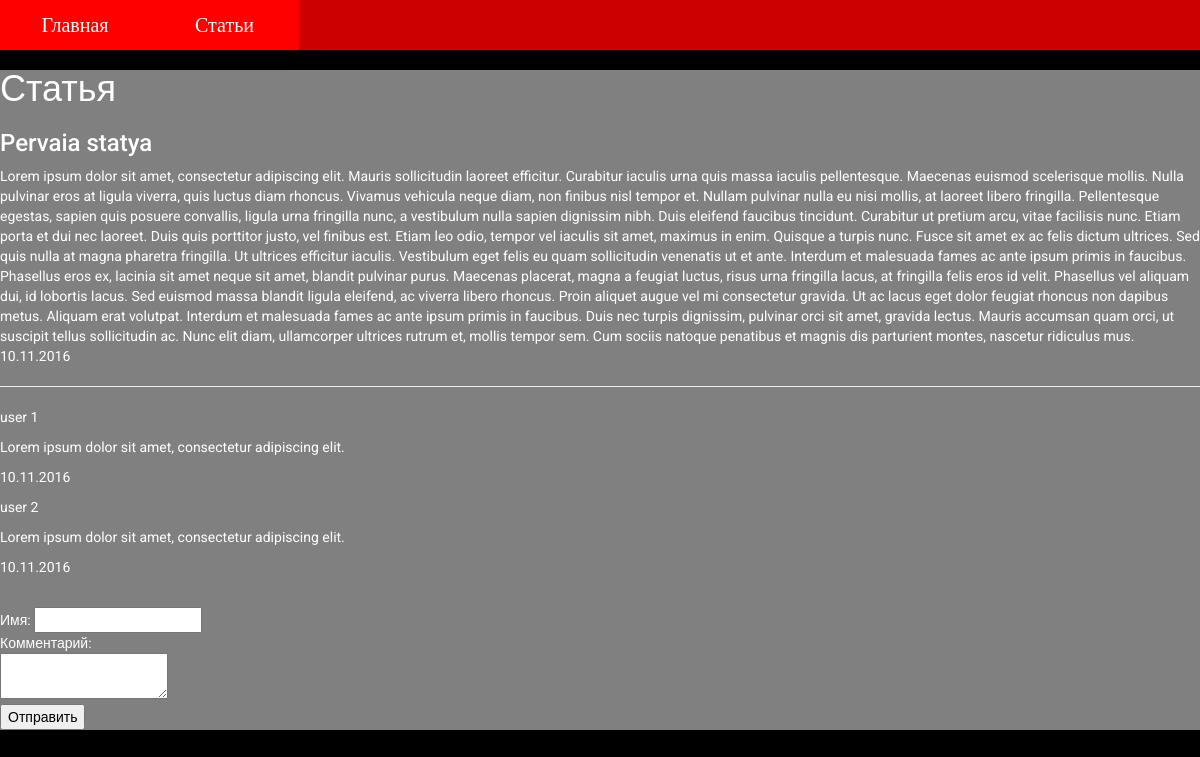
Screenshot of /blog?pervaia-statya-10-11-2016 with the database file from the repository.
### tables this page shows
CREATE TABLE IF NOT EXISTS `blogs` (
  `id` INT(10) UNSIGNED AUTO_INCREMENT NOT NULL,
  `title` VARCHAR(255) NOT NULL,
  `url` VARCHAR(255) NOT NULL,
  `content` TEXT NOT NULL,
  `author` VARCHAR(255) NOT NULL,
  `created_at` TIMESTAMP DEFAULT CURRENT_TIMESTAMP(),
  `updated_at` TIMESTAMP DEFAULT CURRENT_TIMESTAMP(),
  PRIMARY KEY (`id`)
) ENGINE InnoDB;

CREATE TABLE IF NOT EXISTS `comments` (
  `id` INT(10) UNSIGNED AUTO_INCREMENT NOT NULL,
  `blog_id` INT(10) UNSIGNED,
  `name` VARCHAR(255) NOT NULL,
  `text` TEXT NOT NULL,
  `created_at` TIMESTAMP DEFAULT CURRENT_TIMESTAMP(),
  `updated_at` TIMESTAMP DEFAULT CURRENT_TIMESTAMP(),
  PRIMARY KEY (`id`),
  FOREIGN KEY (`blog_id`) REFERENCES `blogs`(`id`)
) ENGINE InnoDB;

### lib/View.php (called while the page is built, shortened)
<?php
class View {
    public static function run($name, array $params = null) {
        $name = preg_replace('/\.+/s', DIRECTORY_SEPARATOR, $name);
        require VIEW_PATH . DIRECTORY_SEPARATOR . $name . '.php';
    }
}

### app/controller/BlogController.php (called while the page is built, shortened)
<?php
class BlogController extends Controller {
    public function show() {
        $url = array_keys($_GET)[0];
        $blog = DB::select("
            SELECT *
            FROM `blogs`
            WHERE `url` = '$url';
        ");
        $blog = $blog[0];
        $comments = DB::select("
            SELECT *
            FROM `comments`
            WHERE `blog_id` = {$blog['id']}
            ORDER BY `updated_at` DESC
        ");
        View::run('blog.show', [
            'blog'     => $blog,
            'comments' => $comments,
        ]);
    }
}
?>

### config/route.php (called while the page is built, shortened)
<?php
Route::run();
?>

### lib/Application.php (called while the page is built, shortened)
<?php
class Application {
    public function run() {
        require CONFIG_PATH . DIRECTORY_SEPARATOR . 'route.php';
    }
}

### web/index.php (called while the page is built, shortened)
<?php
$application = new \Project\Lib\Application(config("setting"));
$application->run();
?>

### lib/Url.php (called while the page is built, shortened)
<?php
class Url {
    public static function to($path) {
        $url = "http" . (($_SERVER['SERVER_PORT'] == 443) ? "s://" : "://") . $_SERVER['HTTP_HOST'] . $path;
        return $url;
    }
    public static function current() {
        $request_uri = $_SERVER['REQUEST_URI'];
        if(($index = strpos($request_uri, '?')) !== false) {
            $request_uri = substr($request_uri, 0, $index);
        }
        $url = "http" . (($_SERVER['SERVER_PORT'] == 443) ? "s://" : "://") . $_SERVER['HTTP_HOST'] . $request_uri;
        return $url;
    }
}

### lib/DB.php (called while the page is built, shortened)
<?php
class DB {
    private static $pdo = null;
    public static function run() {
        $db_config = require (CONFIG_PATH . DIRECTORY_SEPARATOR . 'db.php');
        try {
            static::$pdo = new \PDO($db_config['dsn'], $db_config['user'], $db_config['password']);
            static::$pdo->setAttribute(\PDO::ATTR_ERRMODE, \PDO::ERRMODE_EXCEPTION);
        } catch(\Exception $e) {
            d($e);
        }
    }
    public static function select($sql, $params = null) {
        $db = static::$pdo;
        $stmt = $db->prepare($sql);
        $stmt->execute($params);
        $stmt->setFetchMode(\PDO::FETCH_ASSOC);
        return $stmt->fetchAll();
    }
}

### app/view/blog/show.php (the view, shortened to what this page needs)
<?= \Project\Lib\View::run('layout.index') ?>
<?= \Project\Lib\View::run('layout.header') ?>
<section class="content">
    <h1>Статья</h1>
    <div class="blogs">
        <div class="blog">
            <h3><?= $blog['title'] ?></h3>
            <div>
                <?= $blog['content'] ?>
            </div>
            <p><?= date('d.m.Y', strtotime($blog['updated_at'])) ?></p>
            <div class="comments">
                <?php if(count($comments) > 0): ?>
                    <hr>
                    <?php foreach($comments as $comment): ?>
                        <div class="comment">
                            <p><?= $comment['name'] ?></p>
                            <p><?= $comment['text'] ?></p>
                            <p><?= date('d.m.Y', strtotime($comment['updated_at'])) ?></p>
                        </div>
                    <?php endforeach; ?>
                <?php endif; ?>
            </div>
            <br>
            <div class="writer">
                <form action="<?= \Project\Lib\Url::to('/comment/create') ?>" method="post">
                    Имя: <input name="name" type="text" required><br>
                    Комментарий:<br>
                    <textarea name="text" class="comment-text"></textarea><br>
                    <button type="submit">Отправить</button>
                </form>
            </div>
        </div>
    </div>
</section>
<?= \Project\Lib\View::run('layout.footer') ?>

### lib/Route.php (shortened to what this page needs)
<?php
class Route {
    private static $routes = [];
    public static function get($uri, $controller, $action) {
        static::$routes[] = [
            'uri'        => $uri,
            'method'     => 'GET',
            'controller' => $controller,
            'action'     => $action,
        ];
    }
    public static function post($uri, $controller, $action) {
        static::$routes[] = [
            'uri'        => $uri,
            'method'     => 'POST',
            'controller' => $controller,
            'action'     => $action,
        ];
    }
    public static function run() {
        $uri = $_SERVER['REQUEST_URI'];
        $method = $_SERVER['REQUEST_METHOD'];
        $arg = strpos($uri, '?');
        if($arg !== false) {
            $uri = substr($uri, 0, $arg);
        }
        foreach(static::$routes as $route) {
            if($route['uri']    == $uri
            && $route['method'] == $method)
            {
                $controller = new $controller();
                $controller->{$route['action']}();
                return;
            }
        }
    }
}
?>

### app/view/layout/index.php (shortened to what this page needs)
<!DOCTYPE html>
<html>
    <head>
        <link rel="stylesheet" href="https://maxcdn.bootstrapcdn.com/bootstrap/3.3.7/css/bootstrap.min.css">
        <link rel="stylesheet" href="<?= \Project\Lib\Url::to("/css/style.css") ?>">
    </head>

### app/view/layout/header.php
<body>
    <header>
        <nav>
            <ul class="menu">
                <li>
                    <a <?php
                        if(\Project\Lib\Url::current() ==  \Project\Lib\Url::to('/'))
                            echo 'class="active"';
                    ?> href="<?= \Project\Lib\Url::to('/') ?>">Главная</a>
                </li>
                <li>
                    <a <?php
                    if(\Project\Lib\Url::current() ==  \Project\Lib\Url::to('/blog'))
                        echo 'class="active"';
                    ?> href="<?= \Project\Lib\Url::to('/blog') ?>">Статьи</a>
                </li>
            </ul>
        </nav>
    </header>

### app/view/layout/footer.php (shortened to what this page needs)
    </body>
</html>

### web/css/style.css (style rules this page uses)
* { box-sizing: border-box; }
body { margin: 0px; padding: 0px; font-family: 'Roboto', sans-serif; background: black; }
body .content { display: block; width: 1200px; margin: 0 auto; height: auto; background: gray; color: white; }
body > header, body > footer { display: block; width: 100%; }
body > header > nav { display: block; width: 1200px; margin: 0 auto; padding: 0px; height: auto; background: black; }
body > header > nav > .menu { display: block; margin: 0px; padding: 0px; width: 100%; height: 50px; line-height: 50px; list-style-type: none; background: #CC0000; }
body > header > nav > .menu li { display: inline-block; }
body > header > nav > .menu li a { display: inline-block; width: 150px; height: 50px; text-align: center; color: white; font-size: 20px; font-family: 'Roboto'; font-weight: 200; text-decoration: none; margin-right: -4px; transition: all 0.5s; }
body > header > nav > .menu li a.active { background-color: red; color: white; }
.writer button { color: black; }
.writer input { color: black; }
.writer textarea { color: black; }

### rows the page displays
blogs: title "Pervaia statya", content "Lorem ipsum dolor sit amet, consectetur adipiscing elit. Mauris sollicitudin laoreet efficitur. Curabitur iaculis urna quis massa iaculis pellentesque. Maecenas euismod scelerisque mollis. Nulla pulvinar eros at ligula viverra, quis luctus diam rhoncus. Vivamus vehicula neque diam, non finibus nisl tempor et. Nullam pulvinar nulla eu nisi mollis, at laoreet libero fringilla. Pellentesque egestas, sapien quis posuere convallis, ligula urna fringilla nunc, a vestibulum nulla sapien dignissim nibh. Duis eleifend faucibus tincidunt. Curabitur ut pretium arcu, vitae facilisis nunc. Etiam porta et dui nec laoreet. Duis quis porttitor justo, vel finibus est. Etiam leo odio, tempor vel iaculis sit…", updated_at "10.11.2016"
comments: name "user 1", text "Lorem ipsum dolor sit amet, consectetur adipiscing elit.", updated_at "10.11.2016"
comments: name "user 2", text "Lorem ipsum dolor sit amet, consectetur adipiscing elit.", updated_at "10.11.2016"
